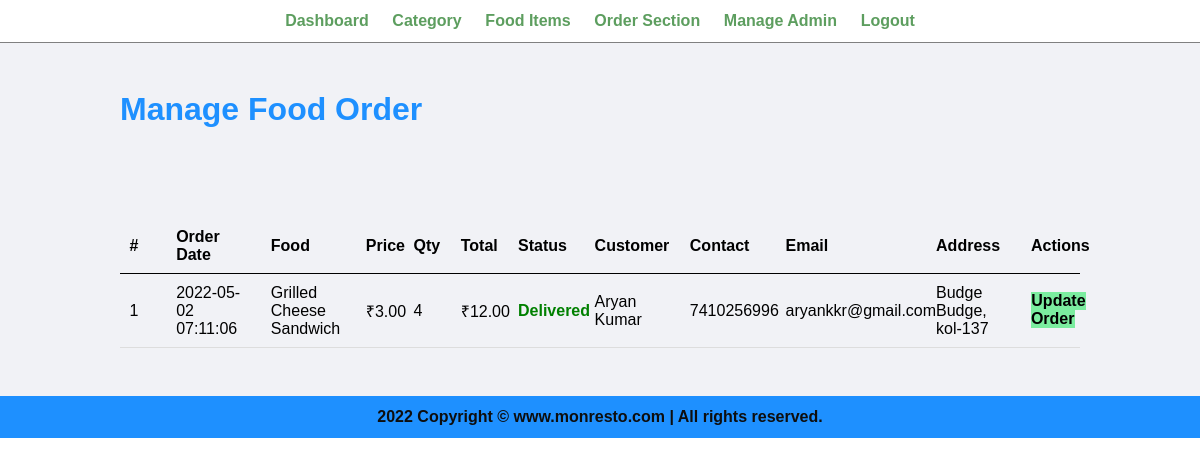
Page /admin/manage-order.php (signed in) on the committed database.
### tables this page shows
CREATE TABLE `tbl_order` (
  `id` int(10) UNSIGNED NOT NULL,
  `food` varchar(150) NOT NULL,
  `price` decimal(10,2) NOT NULL,
  `qty` int(11) NOT NULL,
  `total` decimal(10,2) NOT NULL,
  `order_date` datetime NOT NULL,
  `status` varchar(50) NOT NULL,
  `customer_name` varchar(150) NOT NULL,
  `customer_contact` varchar(20) NOT NULL,
  `customer_email` varchar(150) NOT NULL,
  `customer_address` varchar(255) NOT NULL
);

### admin/manage-order.php (the view, shortened to what this page needs)
<?php include('partials/menu.php'); ?>
<div class="main-content">
    <div class="wrapper">
        <h1>Manage Food Order</h1>
                <br /><br /><br />
                <br><br>
                <table class="tbl-full">
                    <tr>
                        <th width="5%">#</th>
                        <th width="10%">Order Date</th>
                        <th width="10%">Food</th>
                        <th width="5%">Price</th>
                        <th width="5%">Qty</th>
                        <th width="6%">Total</th>
                        <th width="8%">Status</th>
                        <th width="10%">Customer</th>
                        <th width="10%">Contact</th>
                        <th width="15%">Email</th>
                        <th width="10%">Address</th>
                        <th>Actions</th>
                    </tr>
                    <?php
                        $sql = "SELECT * FROM tbl_order ORDER BY id DESC";
                        $res = mysqli_query($conn, $sql);
                        $count = mysqli_num_rows($res);
                        $sn = 1;
                        if($count>0)
                        {
                            while($row=mysqli_fetch_assoc($res))
                            {
                                $id = $row['id'];
                                $food = $row['food'];
                                $price = $row['price'];
                                $qty = $row['qty'];
                                $total = $row['total'];
                                $order_date = $row['order_date'];
                                $status = $row['status'];
                                $customer_name = $row['customer_name'];
                                $customer_contact = $row['customer_contact'];
                                $customer_email = $row['customer_email'];
                                $customer_address = $row['customer_address'];
                                ?>
                                    <tr>
                                        <td><?php echo $sn++; ?> </td>
                                        <td><?php echo $order_date; ?></td>
                                        <td><?php echo $food; ?></td>
                                        <td><?php echo '&#8377;'.$price; ?></td>
                                        <td><?php echo $qty; ?></td>
                                        <td><?php echo '&#8377;'.$total; ?></td>
                                        <td>
                                            <?php
                                                if($status=="Ordered")
                                                {
                                                    echo "<label style='color: blue;'>$status</label>";
                                                }
                                                elseif($status=="On Delivery")
                                                {
                                                    echo "<label style='color: orange;'>$status</label>";
                                                }
                                                elseif($status=="Delivered")
                                                {
                                                    echo "<label style='color: green;'><b>$status</b></label>";
                                                }
                                                elseif($status=="Cancelled")
                                                {
                                                    echo "<label style='color: red;'>$status</label>";
                                                }
                                            ?>
                                        </td>
                                        <td><?php echo $customer_name; ?></td>
                                        <td><?php echo $customer_contact; ?></td>
                                        <td><?php echo $customer_email; ?></td>
                                        <td><?php echo $customer_address; ?></td>
                                        <td>
                                            <a href="<?php echo SITEURL; ?>admin/update-order.php?id=<?php echo $id; ?>" class="btn-secondary">Update Order</a>
                                        </td>
                                    </tr>
                                <?php
                            }
                        }
                        else
                        {
                            echo "<tr><td colspan='12' class='error'>Orders not Available</td></tr>";
                        }
                    ?>
                </table>
    </div>
</div>
<?php include('partials/footer.php'); ?>

### css/admin.css (style rules this page uses)
* { margin: 0; padding: 0; font-family: Arial, Helvetica, sans-serif; }
.wrapper { padding: 1%; width: 80%; margin: 0 auto; }
h1 { color: #1e90ff; }
.tbl-full { width: 100%; }
table { border-collapse: collapse; width: 100%; }
th, td { padding: 8px; text-align: left; border-bottom: 1px solid #ddd; }
table tr th { border-bottom: 1px solid black; padding: 1%; text-align: left; }
table tr td { padding: 1%; }
.btn-secondary { background-color: #7bed9f; padding: 1%; color: black; text-decoration: none; font-weight: bold; }
.main-content { background-color: #f1f2f6; padding: 3% 0; }

### rows in the picture
tbl_order: order_date "2022-05-02 07:11:06", food "Grilled Cheese Sandwich", price "3.00", qty "4", total "12.00", status "Delivered", customer_name "Aryan Kumar", customer_contact "7410256996", customer_email "aryankkr@gmail.com", customer_address "Budge Budge, kol-137"
